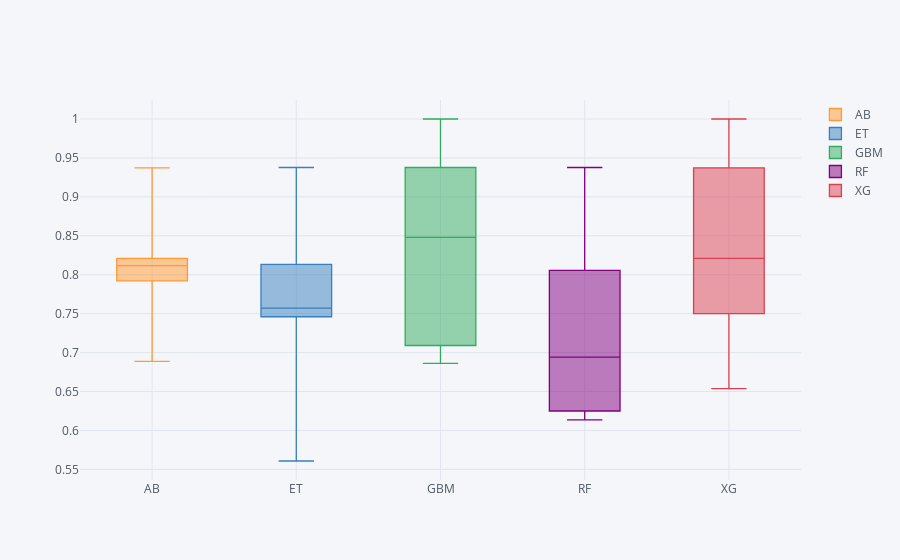

Here is the notebook cell this chart was saved with:
### Code cell
es.iplot(kind='box')

### Figure 1 — Plotly figure (JSON) as saved in the notebook; plotly's stock layout.template omitted (floating-point values rounded to 4 significant figures)
{"data": [{"boxpoints": false, "line": {"width": 1.3}, "marker": {"color": "rgba(255, 153, 51, 1.0)"}, "name": "AB", "type": "box", "y": [0.7571, 0.8132, 0.8819, 0.8211, 0.7984, 0.6886, 0.7922, 0.8118, 0.8118, 0.9373]}, {"boxpoints": false, "line": {"width": 1.3}, "marker": {"color": "rgba(55, 128, 191, 1.0)"}, "name": "ET", "type": "box", "y": [0.8132, 0.9377, 0.7571, 0.7571, 0.7639, 0.6136, 0.9307, 0.746, 0.5608, 0.75]}, {"boxpoints": false, "line": {"width": 1.3}, "marker": {"color": "rgba(50, 171, 96, 1.0)"}, "name": "GBM", "type": "box", "y": [0.7018, 1, 1, 0.8211, 0.9377, 0.8786, 0.7091, 0.8118, 0.6863, 0.875]}, {"boxpoints": false, "line": {"width": 1.3}, "marker": {"color": "rgba(128, 0, 128, 1.0)"}, "name": "RF", "type": "box", "y": [0.6458, 0.9377, 0.7639, 0.6136, 0.6458, 0.7424, 0.6135, 0.8057, 0.625, 0.8118]}, {"boxpoints": false, "line": {"width": 1.3}, "marker": {"color": "rgba(219, 64, 82, 1.0)"}, "name": "XG", "type": "box", "y": [0.7571, 1, 0.8211, 0.8211, 0.9377, 0.7018, 0.6537, 0.9373, 0.75, 0.875]}], "layout": {"legend": {"bgcolor": "#F5F6F9", "font": {"color": "#4D5663"}}, "paper_bgcolor": "#F5F6F9", "plot_bgcolor": "#F5F6F9", "titlefont": {"color": "#4D5663"}, "xaxis1": {"gridcolor": "#E1E5ED", "showgrid": true, "tickfont": {"color": "#4D5663"}, "title": "", "titlefont": {"color": "#4D5663"}, "zerolinecolor": "#E1E5ED"}, "yaxis1": {"gridcolor": "#E1E5ED", "showgrid": true, "tickfont": {"color": "#4D5663"}, "title": "", "titlefont": {"color": "#4D5663"}, "zerolinecolor": "#E1E5ED"}}}
